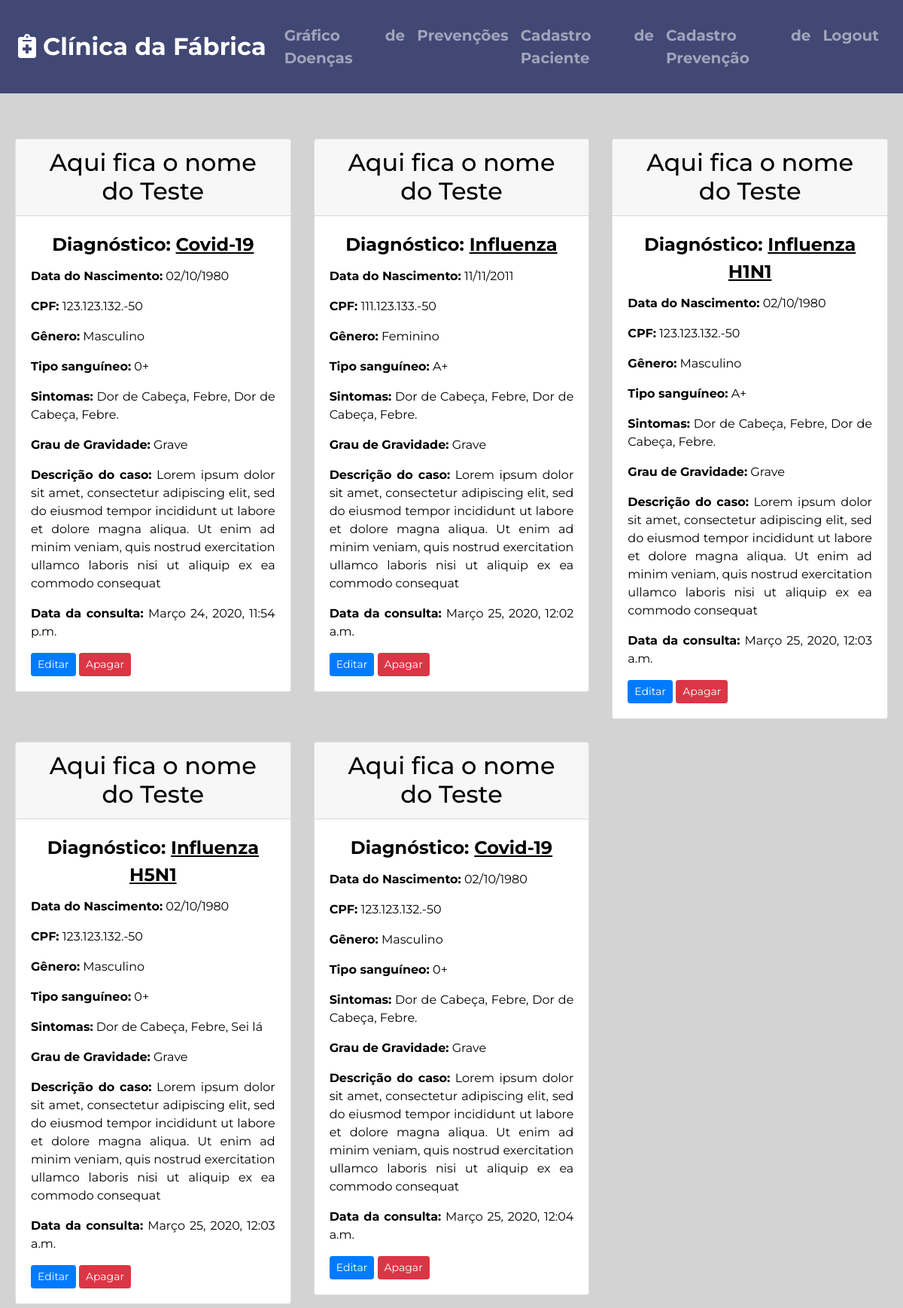
Page / (signed in) on the earlier database version.
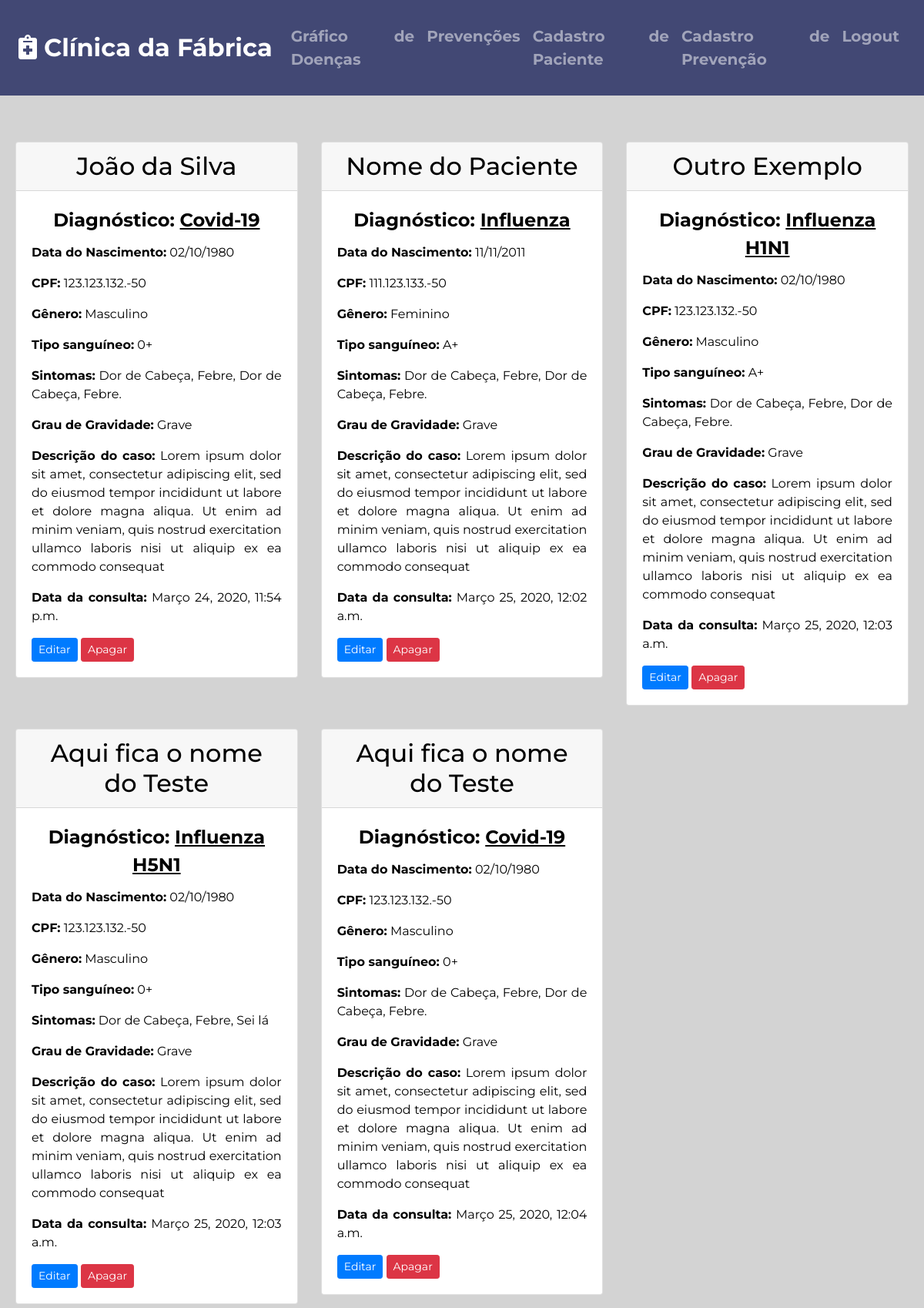
Same page on the later database version.
### base/models.py (models this page shows, shortened)
class Pacientes(models.Model):
    nome = models.CharField(max_length=100, verbose_name="Nome Completo")
    dataNasc = models.DateField(verbose_name="Data do Nascimento")
    genero = models.CharField(max_length=50, verbose_name="Gênero do Paciente")
    cpf = models.CharField(max_length=50, verbose_name="Número do CPF")
    tipoSang = models.CharField(max_length=50, verbose_name="Tipo Sanguíneo")
    sintomas = models.CharField(max_length=150, verbose_name="Sintomas")
    descrCaso = models.TextField(verbose_name="Descrição do Caso")
    gravidade = models.CharField(max_length=50, verbose_name="Grau de Gravidade")
    dataInc = models.DateTimeField(default=timezone.now, verbose_name="Data do Cadastro")

class diagnosticos(models.Model):
    Pacientes = models.OneToOneField(Pacientes, on_delete=models.CASCADE)
    diagnosticos_escolha = (
        ("Covid-19", "Covid-19"),
        ("Influenza", "Influenza"),
        ("Influenza H1N1", "Influenza H1N1"),
        ("Influenza H5N1", "Influenza H5N1"),
    )
    diagnostico = models.CharField(max_length=50, choices=diagnosticos_escolha)

### base/views.py (the view)
# urls.py: path('', views.home, name="base-home"),
@login_required
def home(request):
    context = {
        'Pacientes': Pacientes.objects.all(),
        'diagnosticos': diagnosticos.objects.all(),
    }
    return render(request, 'base/home.html', context)

### base/templates/base/home.html
{% extends 'base/modelo.html' %}
{%block content %}
<div class="row">
    {% for Pacientes in Pacientes %}
    <div class="carddoenca col-lg-4 col-md-6">
        <div class="card">
            <h2 class="card-header">{{ Pacientes.nome }}</h5>
            <div class="card-body">
              <h5 class="card-title"> Diagnóstico: <ins>{{ Pacientes.diagnosticos.diagnostico }}</ins></h5>
              <p class="card-text"><strong>Data do Nascimento:</strong>  {{ Pacientes.dataNasc|date:"d/m/Y" }}</p>
              <p class="card-text"><strong>CPF:</strong> {{ Pacientes.cpf }}</p>
              <p class="card-text"><strong>Gênero:</strong> {{ Pacientes.genero }}</p>
              <p class="card-text"><strong>Tipo sanguíneo:</strong> {{ Pacientes.tipoSang }}</p>
              <p class="card-text"><strong>Sintomas:</strong> {{ Pacientes.sintomas }}</p>
              <p class="card-text"><strong>Grau de Gravidade:</strong> {{ Pacientes.gravidade }}</p>
              <p class="card-text"><strong>Descrição do caso:</strong> {{ Pacientes.descrCaso }}</p>
              <p class="card-text"><strong>Data da consulta:</strong> {{ Pacientes.dataInc }}</p>
              <a href="{% url 'base-editar' Pacientes.id %}" class="btn btn-primary btn-sm">Editar</a>
              <a href="{% url 'base-apagar' Pacientes.id %}" class="btn btn-danger btn-sm">Apagar</a>
            </div>
          </div>
    </div>
    {% endfor %}
</div>
{% endblock content %}

### base/templates/base/modelo.html (shortened to what this page needs)
{% load static %}
<html lang="pt-br">
<head>
    <link rel="stylesheet" href="https://use.fontawesome.com/releases/v5.12.1/css/all.css">
    <link rel="stylesheet" href="https://stackpath.bootstrapcdn.com/bootstrap/4.3.1/css/bootstrap.min.css">
    <link rel="stylesheet" type="text/css" href="{% static 'base/main.css' %}">
</head>
<body>
    <section id="title">
        <div class="container-fluid">
            <nav class="navbar navbar-expand-lg navbar-dark">
                <a class="navbar-brand" href="{% url 'base-home' %}"><i class="fas fa-notes-medical"></i> Clínica da Fábrica</a>
                <div class="collapse navbar-collapse" id="navbarSupportedContent">
                    <ul class="navbar-nav ml-auto">
                        <li class="nav-item">
                            <a class="nav-link" href="{% url 'grafico' %}">Gráfico de Doenças</a>
                        </li>
                        <li class="nav-item">
                            <a class="nav-link" href="{% url 'base-tratamento' %}">Prevenções</a>
                        </li>
                        <li class="nav-item">
                            <a class="nav-link" href="{% url 'base-cadpaciente' %}">Cadastro de Paciente</a>
                        </li>
                        <li class="nav-item">
                            <a class="nav-link" href="{% url 'base-cadvirus' %}">Cadastro de Prevenção</a>
                        </li>
                        <li class="nav-item">
                            <a class="nav-link" href="{% url 'logout' %}">Logout</a>
                        </li>
                    </ul>
                </div>
            </nav>
            {% block content %}{% endblock %}
        </div>
    </section>
</body>
</html>

### base/static/base/main.css (style rules this page uses)
body { background-color: #D3D3D3; color: black; font-family: "Montserrat"; text-align: justify; line-height: 1.5; }
h2 { text-align: center; }
h5 { text-align: center; font-weight: bold; font-size: 1.5rem; line-height: 1.5; }
.container-fluid { padding: 0 }
.row { margin: 30px 5px 5px 5px; }
.carddoenca { margin-top: 30px; }
.navbar-brand { font-size: 2rem; }
.navbar { background-color: #424874; padding: 2%; font-size: 1.25rem; font-weight: bold; }

Differences in the rows shown:
changed Pacientes: nome "Aqui fica o nome do Teste" → "João da Silva"
changed Pacientes "Feminino": nome "Aqui fica o nome do Teste" → "Nome do Paciente"
changed Pacientes "Influenza H1N1": nome "Aqui fica o nome do Teste" → "Outro Exemplo"
